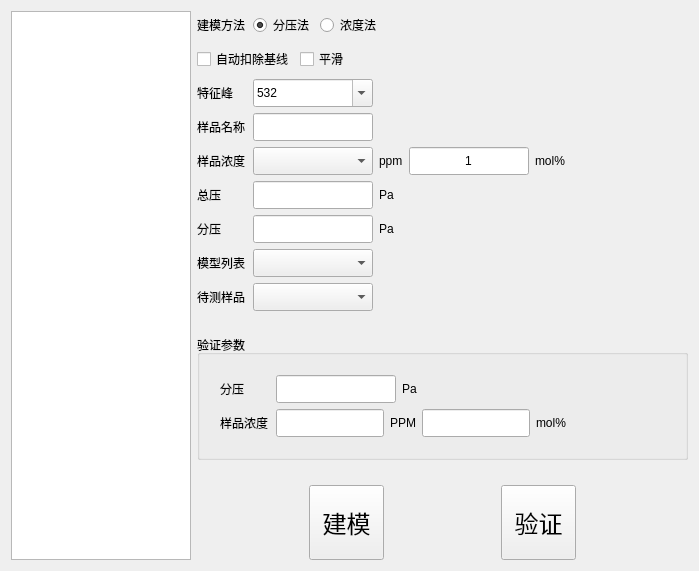
<?xml version="1.0" encoding="UTF-8"?>
<ui version="4.0">
 <class>Modeling</class>
 <widget class="QWidget" name="Modeling">
  <property name="geometry">
   <rect>
    <x>0</x>
    <y>0</y>
    <width>699</width>
    <height>571</height>
   </rect>
  </property>
  <property name="windowTitle">
   <string>Modeling</string>
  </property>
  <layout class="QGridLayout" name="gridLayout">
   <item row="0" column="0">
    <layout class="QHBoxLayout" name="horizontalLayout_13">
     <item>
      <widget class="QListWidget" name="listWidget">
       <property name="maximumSize">
        <size>
         <width>180</width>
         <height>16777215</height>
        </size>
       </property>
      </widget>
     </item>
     <item>
      <layout class="QVBoxLayout" name="verticalLayout">
       <item>
        <layout class="QHBoxLayout" name="horizontalLayout">
         <item>
          <widget class="QLabel" name="label">
           <property name="minimumSize">
            <size>
             <width>50</width>
             <height>0</height>
            </size>
           </property>
           <property name="text">
            <string>建模方法</string>
           </property>
          </widget>
         </item>
         <item>
          <widget class="QRadioButton" name="radioButtonPressure">
           <property name="minimumSize">
            <size>
             <width>0</width>
             <height>28</height>
            </size>
           </property>
           <property name="text">
            <string>分压法</string>
           </property>
           <property name="checked">
            <bool>true</bool>
           </property>
          </widget>
         </item>
         <item>
          <widget class="QRadioButton" name="radioButtonconCentration">
           <property name="minimumSize">
            <size>
             <width>0</width>
             <height>28</height>
            </size>
           </property>
           <property name="text">
            <string>浓度法</string>
           </property>
          </widget>
         </item>
         <item>
          <spacer name="horizontalSpacer_12">
           <property name="orientation">
            <enum>Qt::Horizontal</enum>
           </property>
           <property name="sizeHint" stdset="0">
            <size>
             <width>40</width>
             <height>20</height>
            </size>
           </property>
          </spacer>
         </item>
        </layout>
       </item>
       <item>
        <layout class="QHBoxLayout" name="horizontalLayout_9">
         <item>
          <widget class="QCheckBox" name="checkBoxSubBaseline">
           <property name="minimumSize">
            <size>
             <width>0</width>
             <height>28</height>
            </size>
           </property>
           <property name="text">
            <string>自动扣除基线</string>
           </property>
           <property name="iconSize">
            <size>
             <width>28</width>
             <height>28</height>
            </size>
           </property>
          </widget>
         </item>
         <item>
          <widget class="QCheckBox" name="checkBoxSmooth">
           <property name="minimumSize">
            <size>
             <width>0</width>
             <height>28</height>
            </size>
           </property>
           <property name="text">
            <string>平滑</string>
           </property>
           <property name="iconSize">
            <size>
             <width>32</width>
             <height>32</height>
            </size>
           </property>
          </widget>
         </item>
         <item>
          <spacer name="horizontalSpacer_14">
           <property name="orientation">
            <enum>Qt::Horizontal</enum>
           </property>
           <property name="sizeHint" stdset="0">
            <size>
             <width>40</width>
             <height>20</height>
            </size>
           </property>
          </spacer>
         </item>
        </layout>
       </item>
       <item>
        <layout class="QHBoxLayout" name="horizontalLayout_10">
         <item>
          <widget class="QLabel" name="label_17">
           <property name="minimumSize">
            <size>
             <width>50</width>
             <height>0</height>
            </size>
           </property>
           <property name="text">
            <string>特征峰</string>
           </property>
          </widget>
         </item>
         <item>
          <widget class="QComboBox" name="comboBoxPeakPosition">
           <property name="minimumSize">
            <size>
             <width>120</width>
             <height>28</height>
            </size>
           </property>
           <property name="maximumSize">
            <size>
             <width>120</width>
             <height>16777215</height>
            </size>
           </property>
           <property name="editable">
            <bool>true</bool>
           </property>
           <property name="insertPolicy">
            <enum>QComboBox::InsertAtCurrent</enum>
           </property>
           <property name="duplicatesEnabled">
            <bool>true</bool>
           </property>
           <item>
            <property name="text">
             <string>532</string>
            </property>
           </item>
           <item>
            <property name="text">
             <string>638</string>
            </property>
           </item>
           <item>
            <property name="text">
             <string>785</string>
            </property>
           </item>
           <item>
            <property name="text">
             <string>1064</string>
            </property>
           </item>
          </widget>
         </item>
         <item>
          <spacer name="horizontalSpacer_11">
           <property name="orientation">
            <enum>Qt::Horizontal</enum>
           </property>
           <property name="sizeHint" stdset="0">
            <size>
             <width>40</width>
             <height>20</height>
            </size>
           </property>
          </spacer>
         </item>
        </layout>
       </item>
       <item>
        <layout class="QHBoxLayout" name="horizontalLayout_3">
         <item>
          <widget class="QLabel" name="label_2">
           <property name="minimumSize">
            <size>
             <width>50</width>
             <height>0</height>
            </size>
           </property>
           <property name="text">
            <string>样品名称</string>
           </property>
          </widget>
         </item>
         <item>
          <widget class="QLineEdit" name="lineEditTestName">
           <property name="minimumSize">
            <size>
             <width>0</width>
             <height>28</height>
            </size>
           </property>
           <property name="maximumSize">
            <size>
             <width>120</width>
             <height>16777215</height>
            </size>
           </property>
           <property name="alignment">
            <set>Qt::AlignCenter</set>
           </property>
          </widget>
         </item>
         <item>
          <spacer name="horizontalSpacer_7">
           <property name="orientation">
            <enum>Qt::Horizontal</enum>
           </property>
           <property name="sizeHint" stdset="0">
            <size>
             <width>40</width>
             <height>20</height>
            </size>
           </property>
          </spacer>
         </item>
        </layout>
       </item>
       <item>
        <layout class="QHBoxLayout" name="horizontalLayout_4">
         <item>
          <widget class="QLabel" name="label_3">
           <property name="minimumSize">
            <size>
             <width>50</width>
             <height>0</height>
            </size>
           </property>
           <property name="text">
            <string>样品浓度</string>
           </property>
          </widget>
         </item>
         <item>
          <widget class="QComboBox" name="comboBoxCentration">
           <property name="minimumSize">
            <size>
             <width>120</width>
             <height>28</height>
            </size>
           </property>
           <property name="maximumSize">
            <size>
             <width>120</width>
             <height>16777215</height>
            </size>
           </property>
          </widget>
         </item>
         <item>
          <widget class="QLabel" name="label_4">
           <property name="text">
            <string>ppm</string>
           </property>
          </widget>
         </item>
         <item>
          <widget class="QLineEdit" name="lineEditMol">
           <property name="minimumSize">
            <size>
             <width>0</width>
             <height>28</height>
            </size>
           </property>
           <property name="maximumSize">
            <size>
             <width>120</width>
             <height>16777215</height>
            </size>
           </property>
           <property name="text">
            <string>1</string>
           </property>
           <property name="alignment">
            <set>Qt::AlignCenter</set>
           </property>
          </widget>
         </item>
         <item>
          <widget class="QLabel" name="label_5">
           <property name="text">
            <string>mol%</string>
           </property>
          </widget>
         </item>
         <item>
          <spacer name="horizontalSpacer">
           <property name="orientation">
            <enum>Qt::Horizontal</enum>
           </property>
           <property name="sizeHint" stdset="0">
            <size>
             <width>40</width>
             <height>20</height>
            </size>
           </property>
          </spacer>
         </item>
        </layout>
       </item>
       <item>
        <layout class="QHBoxLayout" name="horizontalLayout_5">
         <item>
          <widget class="QLabel" name="label_6">
           <property name="minimumSize">
            <size>
             <width>50</width>
             <height>0</height>
            </size>
           </property>
           <property name="text">
            <string>总压</string>
           </property>
          </widget>
         </item>
         <item>
          <widget class="QLineEdit" name="lineEditTotalPa">
           <property name="minimumSize">
            <size>
             <width>0</width>
             <height>28</height>
            </size>
           </property>
           <property name="maximumSize">
            <size>
             <width>120</width>
             <height>16777215</height>
            </size>
           </property>
           <property name="alignment">
            <set>Qt::AlignCenter</set>
           </property>
          </widget>
         </item>
         <item>
          <widget class="QLabel" name="label_7">
           <property name="text">
            <string>Pa</string>
           </property>
          </widget>
         </item>
         <item>
          <spacer name="horizontalSpacer_2">
           <property name="orientation">
            <enum>Qt::Horizontal</enum>
           </property>
           <property name="sizeHint" stdset="0">
            <size>
             <width>40</width>
             <height>20</height>
            </size>
           </property>
          </spacer>
         </item>
        </layout>
       </item>
       <item>
        <layout class="QHBoxLayout" name="horizontalLayout_6">
         <item>
          <widget class="QLabel" name="label_8">
           <property name="minimumSize">
            <size>
             <width>50</width>
             <height>0</height>
            </size>
           </property>
           <property name="text">
            <string>分压</string>
           </property>
          </widget>
         </item>
         <item>
          <widget class="QLineEdit" name="lineEditItemPa">
           <property name="minimumSize">
            <size>
             <width>0</width>
             <height>28</height>
            </size>
           </property>
           <property name="maximumSize">
            <size>
             <width>120</width>
             <height>16777215</height>
            </size>
           </property>
           <property name="alignment">
            <set>Qt::AlignCenter</set>
           </property>
          </widget>
         </item>
         <item>
          <widget class="QLabel" name="label_9">
           <property name="text">
            <string>Pa</string>
           </property>
          </widget>
         </item>
         <item>
          <spacer name="horizontalSpacer_3">
           <property name="orientation">
            <enum>Qt::Horizontal</enum>
           </property>
           <property name="sizeHint" stdset="0">
            <size>
             <width>40</width>
             <height>20</height>
            </size>
           </property>
          </spacer>
         </item>
        </layout>
       </item>
       <item>
        <layout class="QHBoxLayout" name="horizontalLayout_7">
         <item>
          <widget class="QLabel" name="label_10">
           <property name="minimumSize">
            <size>
             <width>50</width>
             <height>0</height>
            </size>
           </property>
           <property name="text">
            <string>模型列表</string>
           </property>
          </widget>
         </item>
         <item>
          <widget class="QComboBox" name="comboBoxModeList">
           <property name="minimumSize">
            <size>
             <width>120</width>
             <height>28</height>
            </size>
           </property>
          </widget>
         </item>
         <item>
          <spacer name="horizontalSpacer_4">
           <property name="orientation">
            <enum>Qt::Horizontal</enum>
           </property>
           <property name="sizeHint" stdset="0">
            <size>
             <width>40</width>
             <height>20</height>
            </size>
           </property>
          </spacer>
         </item>
        </layout>
       </item>
       <item>
        <layout class="QHBoxLayout" name="horizontalLayout_8">
         <item>
          <widget class="QLabel" name="label_11">
           <property name="minimumSize">
            <size>
             <width>50</width>
             <height>0</height>
            </size>
           </property>
           <property name="text">
            <string>待测样品</string>
           </property>
          </widget>
         </item>
         <item>
          <widget class="QComboBox" name="comboBoxTestSample">
           <property name="minimumSize">
            <size>
             <width>120</width>
             <height>28</height>
            </size>
           </property>
          </widget>
         </item>
         <item>
          <spacer name="horizontalSpacer_5">
           <property name="orientation">
            <enum>Qt::Horizontal</enum>
           </property>
           <property name="sizeHint" stdset="0">
            <size>
             <width>40</width>
             <height>20</height>
            </size>
           </property>
          </spacer>
         </item>
        </layout>
       </item>
       <item>
        <spacer name="verticalSpacer">
         <property name="orientation">
          <enum>Qt::Vertical</enum>
         </property>
         <property name="sizeHint" stdset="0">
          <size>
           <width>20</width>
           <height>40</height>
          </size>
         </property>
        </spacer>
       </item>
       <item>
        <widget class="QGroupBox" name="groupBox">
         <property name="title">
          <string>验证参数</string>
         </property>
         <layout class="QVBoxLayout" name="verticalLayout_2">
          <property name="leftMargin">
           <number>20</number>
          </property>
          <property name="topMargin">
           <number>20</number>
          </property>
          <property name="rightMargin">
           <number>20</number>
          </property>
          <property name="bottomMargin">
           <number>20</number>
          </property>
          <item>
           <layout class="QHBoxLayout" name="horizontalLayout_11">
            <item>
             <widget class="QLabel" name="label_12">
              <property name="minimumSize">
               <size>
                <width>50</width>
                <height>0</height>
               </size>
              </property>
              <property name="text">
               <string>分压</string>
              </property>
             </widget>
            </item>
            <item>
             <widget class="QLineEdit" name="lineEditResultVol">
              <property name="minimumSize">
               <size>
                <width>0</width>
                <height>28</height>
               </size>
              </property>
              <property name="maximumSize">
               <size>
                <width>120</width>
                <height>16777215</height>
               </size>
              </property>
              <property name="alignment">
               <set>Qt::AlignCenter</set>
              </property>
              <property name="dragEnabled">
               <bool>false</bool>
              </property>
              <property name="readOnly">
               <bool>false</bool>
              </property>
             </widget>
            </item>
            <item>
             <widget class="QLabel" name="label_13">
              <property name="text">
               <string>Pa</string>
              </property>
             </widget>
            </item>
            <item>
             <spacer name="horizontalSpacer_6">
              <property name="orientation">
               <enum>Qt::Horizontal</enum>
              </property>
              <property name="sizeHint" stdset="0">
               <size>
                <width>40</width>
                <height>20</height>
               </size>
              </property>
             </spacer>
            </item>
           </layout>
          </item>
          <item>
           <layout class="QHBoxLayout" name="horizontalLayout_12">
            <item>
             <widget class="QLabel" name="label_14">
              <property name="minimumSize">
               <size>
                <width>50</width>
                <height>0</height>
               </size>
              </property>
              <property name="text">
               <string>样品浓度</string>
              </property>
             </widget>
            </item>
            <item>
             <widget class="QLineEdit" name="lineEditResultPPM">
              <property name="minimumSize">
               <size>
                <width>0</width>
                <height>28</height>
               </size>
              </property>
              <property name="maximumSize">
               <size>
                <width>120</width>
                <height>16777215</height>
               </size>
              </property>
              <property name="alignment">
               <set>Qt::AlignCenter</set>
              </property>
             </widget>
            </item>
            <item>
             <widget class="QLabel" name="label_15">
              <property name="text">
               <string>PPM</string>
              </property>
             </widget>
            </item>
            <item>
             <widget class="QLineEdit" name="lineEditResultMol">
              <property name="minimumSize">
               <size>
                <width>0</width>
                <height>28</height>
               </size>
              </property>
              <property name="maximumSize">
               <size>
                <width>120</width>
                <height>16777215</height>
               </size>
              </property>
              <property name="alignment">
               <set>Qt::AlignCenter</set>
              </property>
             </widget>
            </item>
            <item>
             <widget class="QLabel" name="label_16">
              <property name="text">
               <string>mol%</string>
              </property>
             </widget>
            </item>
            <item>
             <spacer name="horizontalSpacer_13">
              <property name="orientation">
               <enum>Qt::Horizontal</enum>
              </property>
              <property name="sizeHint" stdset="0">
               <size>
                <width>40</width>
                <height>20</height>
               </size>
              </property>
             </spacer>
            </item>
           </layout>
          </item>
         </layout>
        </widget>
       </item>
       <item>
        <spacer name="verticalSpacer_2">
         <property name="orientation">
          <enum>Qt::Vertical</enum>
         </property>
         <property name="sizeHint" stdset="0">
          <size>
           <width>20</width>
           <height>40</height>
          </size>
         </property>
        </spacer>
       </item>
       <item>
        <layout class="QHBoxLayout" name="horizontalLayout_2">
         <item>
          <spacer name="horizontalSpacer_9">
           <property name="orientation">
            <enum>Qt::Horizontal</enum>
           </property>
           <property name="sizeHint" stdset="0">
            <size>
             <width>40</width>
             <height>20</height>
            </size>
           </property>
          </spacer>
         </item>
         <item>
          <widget class="QPushButton" name="pushButtonModeling">
           <property name="minimumSize">
            <size>
             <width>75</width>
             <height>75</height>
            </size>
           </property>
           <property name="maximumSize">
            <size>
             <width>75</width>
             <height>75</height>
            </size>
           </property>
           <property name="font">
            <font>
             <pointsize>18</pointsize>
            </font>
           </property>
           <property name="text">
            <string>建模</string>
           </property>
          </widget>
         </item>
         <item>
          <spacer name="horizontalSpacer_8">
           <property name="orientation">
            <enum>Qt::Horizontal</enum>
           </property>
           <property name="sizeHint" stdset="0">
            <size>
             <width>40</width>
             <height>20</height>
            </size>
           </property>
          </spacer>
         </item>
         <item>
          <widget class="QPushButton" name="pushButtonVerify">
           <property name="minimumSize">
            <size>
             <width>75</width>
             <height>75</height>
            </size>
           </property>
           <property name="maximumSize">
            <size>
             <width>75</width>
             <height>75</height>
            </size>
           </property>
           <property name="font">
            <font>
             <pointsize>18</pointsize>
            </font>
           </property>
           <property name="text">
            <string>验证</string>
           </property>
          </widget>
         </item>
         <item>
          <spacer name="horizontalSpacer_10">
           <property name="orientation">
            <enum>Qt::Horizontal</enum>
           </property>
           <property name="sizeHint" stdset="0">
            <size>
             <width>40</width>
             <height>20</height>
            </size>
           </property>
          </spacer>
         </item>
        </layout>
       </item>
      </layout>
     </item>
    </layout>
   </item>
  </layout>
 </widget>
 <layoutdefault spacing="6" margin="11"/>
 <resources/>
 <connections/>
</ui>
